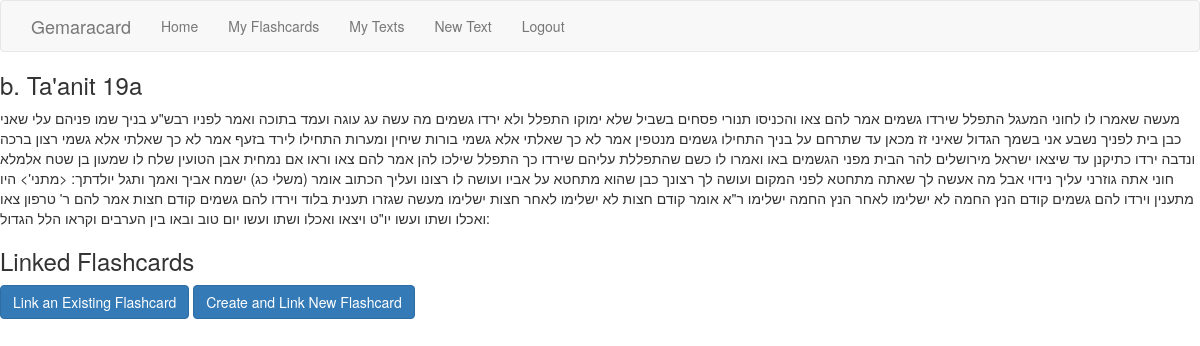
The app's page /text/2/ (signed in) with its own data.
### flashcard/models.py (models this page shows, shortened)
class Text(models.Model):
    text = models.TextField(blank=False)
    name = models.CharField(max_length=100)
    user = models.ForeignKey(User)
    flashcards = models.ManyToManyField(Flashcard)
    def __str__(self):
        return self.name

### flashcard/views.py (the view)
# urls.py: url(r'^text/(?P<pk>\d+)/$', text_detail, name='text_detail'),
@login_required
def text_detail(request, pk):
    try:
        text = Text.objects.get(pk=pk)
    except Text.DoesNotExist:
        raise Http404
    text_flashcards = text.flashcards.all()
    user_flashcards = Flashcard.objects.filter(author=request.user)
    context = {'text': text, 'text_flashcards': text_flashcards, 'user_flashcards': user_flashcards}
    return render(request, 'text.html', context)

### flashcard/templates/text.html (shortened to what this page needs)
{% extends "base.html" %}
{% block content %}
<div class="text">
<h3>{{ text }}</h3>
<p>{{ text.text }}</p>
</div>
<div class="flashcard-list">
  <h3>Linked Flashcards</h3>
</div>
<div>
  {% if user_flashcards %}
    <a class="flashcard-link-list btn btn-primary" data-toggle="modal" data-target="#basicModal" text-pk="{{ text.pk }}">Link an Existing Flashcard</a>
  {% endif %}
  <a href="{% url 'flashcard_new' text.pk %}" class="btn btn-primary" role="button">Create and Link New Flashcard</a>
</div>
{% endblock %}

### records on screen
Text: name "b. Ta'anit 19a", text "מעשה שאמרו לו לחוני המעגל התפלל שירדו גשמים אמר להם צאו והכניסו תנורי פסחים בשביל שלא ימוקו התפלל ולא ירדו גשמים מה עשה עג עוגה ועמד בתוכה ואמר לפניו רבש\"ע בניך שמו פניהם עלי שאני כבן בית לפניך נשבע אני בשמך הגדול שאיני זז מכאן עד שתרחם על בניך התחילו גשמים מנטפין אמר לא כך שאלתי אלא גשמי בורות שיחין ומערות התחילו לירד בזעף אמר לא כך שאלתי אלא גשמי רצון ברכה ונדבה ירדו כתיקנן עד שיצאו ישראל מירושלים להר הבית מפני הגשמים באו ואמרו לו כשם שהתפללת עליהם שירדו כך התפלל שילכו להן אמר להם צאו וראו אם נמחית אבן הטועין שלח לו שמעון בן שטח אלמלא חוני אתה גוזרני עליך נידוי אבל מה אעשה לך שאתה מתחטא לפני המקום ועושה לך רצונך כבן שהוא מתחטא על אביו ועושה לו רצונו ועליך הכתוב אומר (משלי כג) ישמח אביך…"
